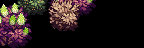

Tiled map render using the project's own tile images. Description and the whole map definition, tile-layer contents included, below:
An orthogonal 9x3 tile map with 16x16 px tiles, 1 tile layer (Back3).

<map version="1.10" tiledversion="1.10.2" orientation="orthogonal" renderorder="right-down" compressionlevel="0" width="9" height="3" tilewidth="16" tileheight="16" infinite="0" nextlayerid="22" nextobjectid="9">
 <properties>
  <property name="AmbientLight" value="255 255 255" />
  <property name="IsGreenhouse" value="T" />
  <property name="Warp" value="5 17 Farm 28 16" />
 </properties>
 <tileset firstgid="1" name="Tiny_Bushes_Fall_WittilyNamed" tilewidth="16" tileheight="16" tilecount="27" columns="9">
  <image source="Tiny_Bushes_Fall_WittilyNamed.png" width="144" height="48" />
 </tileset>
 <layer id="21" name="Back3" width="9" height="3">
  <data encoding="csv">
1,2,3,4,5,6,0,0,0,
10,11,0,13,14,0,0,0,0,
19,20,0,0,0,0,0,0,0
</data>
 </layer>
</map>
